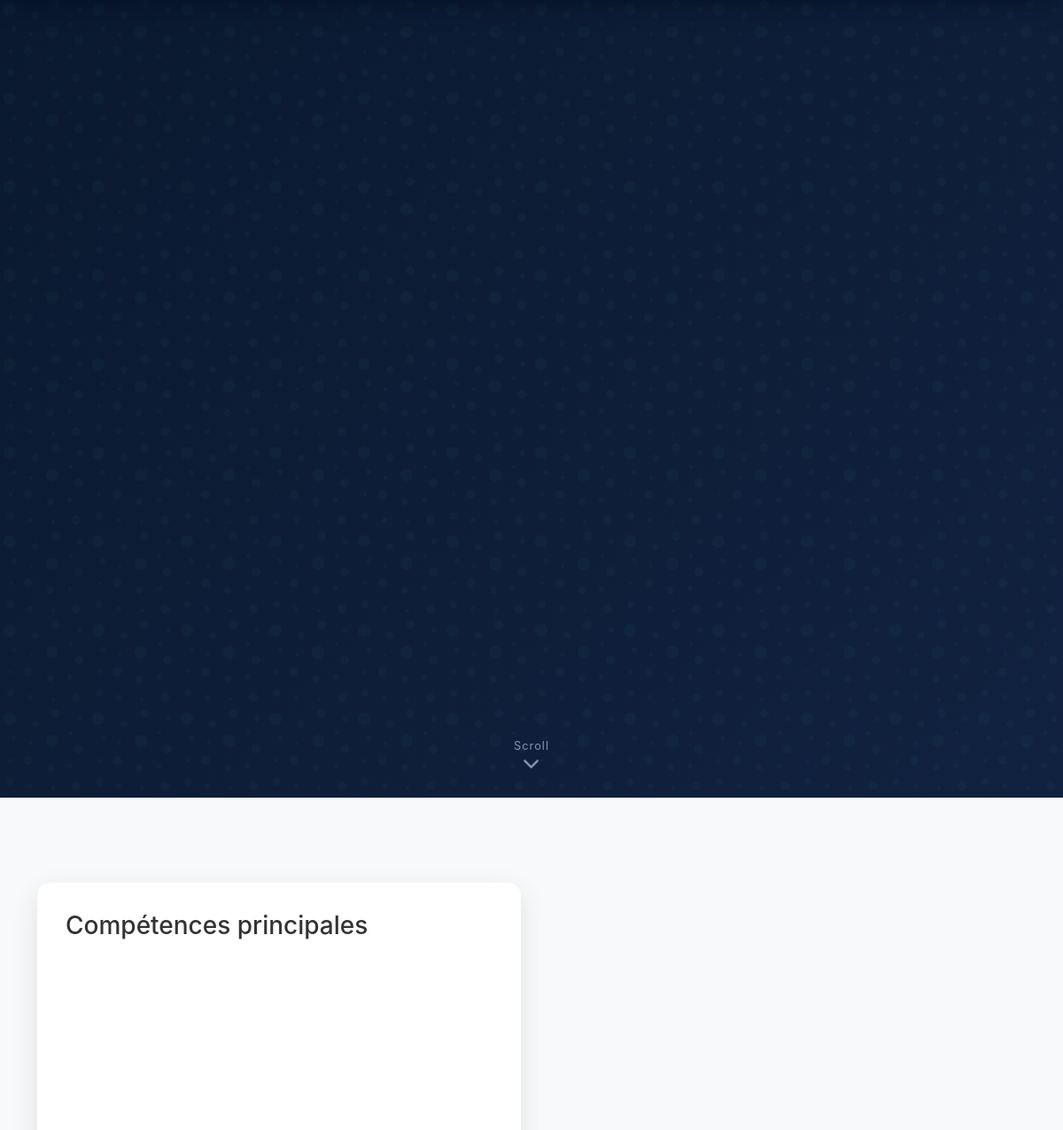
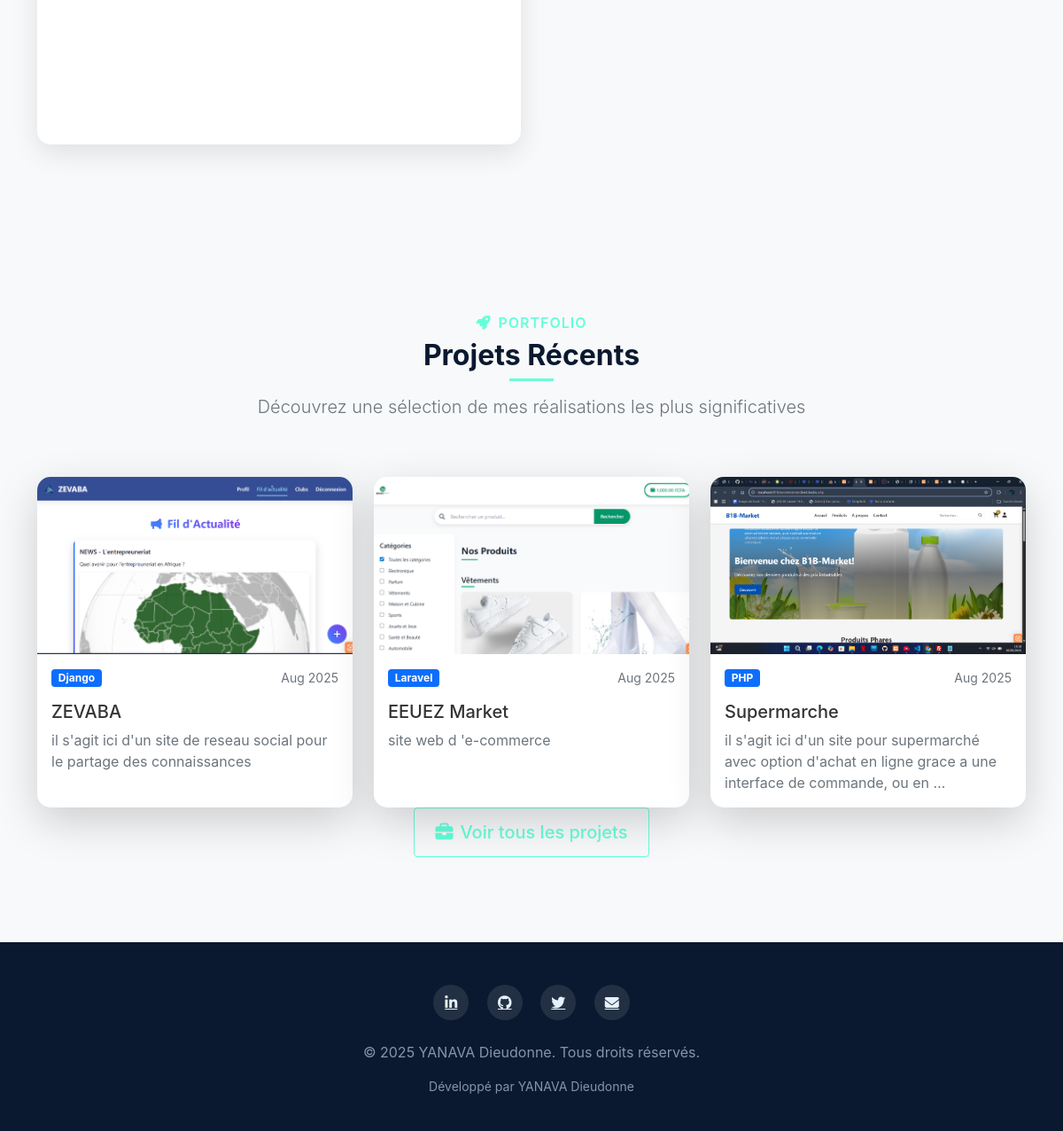
The page / on the database its author committed (2 pictures, top to bottom).
### portfolio/models.py (models this page shows, shortened)
class Project(models.Model):
    title = models.CharField(max_length=200)
    description = models.TextField()
    technology = models.CharField(max_length=100)
    image = models.ImageField(upload_to='project_images/')
    project_url = models.URLField(blank=True)
    github_url = models.URLField(blank=True)
    created_at = models.DateTimeField(auto_now_add=True)

### portfolio/views.py (the view)
# urls.py: path('', views.home, name='home'),
def home(request):
    projects = Project.objects.all().order_by('-created_at')[:3]
    skills = Skill.objects.all()
    return render(request, 'home.html', {
        'projects': projects,
        'skills': skills
    })

### portfolio/templates/home.html (shortened to what this page needs)
{% extends 'base.html' %}
{% load static %}
{% block content %}
<section class="hero-section">
    <div class="container">
        <div class="row align-items-center min-vh-80">
        </div>
        <div class="scroll-indicator">
            <a href="#about-summary">
                <span>Scroll</span>
                <i class="fas fa-chevron-down"></i>
            </a>
        </div>
    </div>
</section>
<section id="about-summary" class="py-6 bg-light">
    <div class="container">
        <div class="row align-items-center">
            <div class="col-lg-6 order-lg-1">
                <div class="skills-container">
                    <h3 class="mb-4">Compétences principales</h3>
                </div>
            </div>
        </div>
    </div>
</section>
<section class="py-6">
    <div class="container">
        <div class="text-center mb-6">
            <h6 class="text-accent mb-2"><i class="fas fa-rocket me-2"></i>PORTFOLIO</h6>
            <h2 class="section-title-center">Projets Récents</h2>
            <p class="lead text-muted">Découvrez une sélection de mes réalisations les plus significatives</p>
        </div>
        <div class="row g-4">
            {% for project in projects %}
            <div class="col-md-6 col-lg-4">
                <div class="project-card card h-100 border-0 shadow-lg">
                    <div class="project-image-wrapper">
                        <img src="{{ project.image.url }}" class="card-img-top project-image" alt="{{ project.title }}">
                    </div>
                    <div class="card-body">
                        <div class="d-flex justify-content-between align-items-center mb-3">
                            <span class="badge bg-primary">{{ project.technology }}</span>
                            <span class="text-muted small">{{ project.created_at|date:"M Y" }}</span>
                        </div>
                        <h5 class="card-title">{{ project.title }}</h5>
                        <p class="card-text text-muted">{{ project.description|truncatewords:20 }}</p>
                    </div>
                </div>
            </div>
            {% endfor %}
        </div>
        <div class="text-center mt-6">
            <a href="{% url 'projects' %}" class="btn btn-primary-custom btn-lg">
                <i class="fas fa-briefcase me-2"></i>Voir tous les projets
            </a>
        </div>
    </div>
</section>
{% endblock %}

### portfolio/templates/base.html (shortened to what this page needs)
<!DOCTYPE html>
<html lang="fr">
<head>
    <link href="https://cdn.jsdelivr.net/npm/bootstrap@5.1.3/dist/css/bootstrap.min.css" rel="stylesheet">
    <link rel="stylesheet" href="https://cdnjs.cloudflare.com/ajax/libs/font-awesome/6.4.0/css/all.min.css">
</head>
<body class="home-page">
    <main>
        {% block content %}
        {% endblock %}
    </main>
    <footer>
        <div class="container text-center">
            <div class="social-links mb-4">
                <a href="#" class="pulse"><i class="fab fa-linkedin-in"></i></a>
                <a href="#"><i class="fab fa-github"></i></a>
                <a href="#"><i class="fab fa-twitter"></i></a>
                <a href="#"><i class="fas fa-envelope"></i></a>
            </div>
            <p>&copy; 2025 YANAVA Dieudonne. Tous droits réservés.</p>
            <p class="small">Développé par YANAVA Dieudonne</p>
        </div>
    </footer>
</body>
</html>

### portfolio/templates/base.html (style rules this page uses)
:root { --primary-color: #0a192f; --secondary-color: #112240; --accent-color: #64ffda; --text-primary: #e6f1ff; --text-secondary: #8892b0; --light-bg: #f8f9fa; --transition: all 0.25s cubic-bezier(0.645, 0.045, 0.355, 1); }
body { font-family: 'Calibre', 'Inter', 'San Francisco', 'SF Pro Text', -apple-system, system-ui, sans-serif; background-color: var(--light-bg); color: #333; padding-bottom: 70px; }
.pulse { animation: pulse 2s infinite; }
.hero-section { background: linear-gradient(135deg, var(--primary-color) 0%, var(--secondary-color) 100%); color: white; padding: 120px 0 100px; position: relative; overflow: hidden; }
.hero-section::before { content: ''; position: absolute; top: 0; left: 0; width: 100%; height: 100%; opacity: 0.5; }
footer { background-color: var(--primary-color); color: var(--text-secondary); padding: 3rem 0 1.5rem; }
.social-links a { display: inline-flex; align-items: center; justify-content: center; width: 40px; height: 40px; border-radius: 50%; background: rgba(255, 255, 255, 0.1); color: var(--text-primary); margin: 0 0.5rem; transition: var(--transition); }
@media (min-width: 992px) { body { padding-bottom: 0; } }
.btn-primary-custom { background: transparent; color: var(--accent-color); border: 1px solid var(--accent-color); border-radius: 4px; padding: 0.75rem 1.5rem; font-weight: 500; transition: var(--transition); }

### portfolio/templates/home.html (style rules this page uses)
.min-vh-80 { min-height: 80vh; }
.py-6 { padding: 6rem 0; }
.mb-6 { margin-bottom: 4rem; }
.text-accent { color: var(--accent-color); font-weight: 600; letter-spacing: 1px; }
.hero-section { background: linear-gradient(135deg, var(--primary-color) 0%, var(--secondary-color) 100%); color: white; padding: 120px 0 80px; position: relative; overflow: hidden; }
.hero-section::before { content: ''; position: absolute; top: 0; left: 0; width: 100%; height: 100%; opacity: 0.5; }
.scroll-indicator { position: absolute; bottom: 30px; left: 50%; transform: translateX(-50%); }
.scroll-indicator a { display: flex; flex-direction: column; align-items: center; color: var(--text-secondary); text-decoration: none; font-size: 0.8rem; letter-spacing: 1px; }
.scroll-indicator i { font-size: 1.2rem; animation: bounce 2s infinite; }
.skills-container { padding: 2rem; background: white; border-radius: 15px; box-shadow: 0 10px 30px rgba(0, 0, 0, 0.1); }
.project-card { transition: var(--transition); border-radius: 15px; overflow: hidden; }
.project-image-wrapper { position: relative; overflow: hidden; }
.project-image { transition: transform 0.5s ease; height: 200px; object-fit: cover; }
.section-title-center { position: relative; display: inline-block; margin-bottom: 1.5rem; font-weight: 700; color: var(--primary-color); }
.section-title-center::after { content: ''; position: absolute; bottom: -10px; left: 50%; transform: translateX(-50%); width: 50px; height: 3px; background: var(--accent-color); }

### rows shown on the page
Project: image (picture), technology "Django", created_at "Aug 2025", title "ZEVABA", description "il s'agit ici d'un site de reseau social pour le partage des connaissances"
Project: image (picture), technology "Laravel", created_at "Aug 2025", title "EEUEZ Market", description "site web d 'e-commerce"
Project: image (picture), technology "PHP", created_at "Aug 2025", title "Supermarche", description "il s'agit ici d'un site pour supermarché avec option d'achat en ligne grace a une interface de commande, ou en …"
